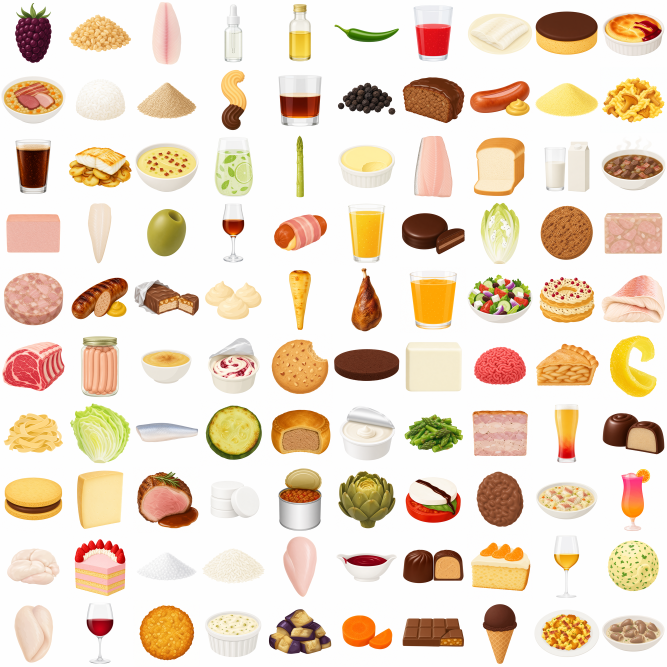
#> input picture grid.png, 2000 x 2000 px (shown at 1/3 size); its folder holds only this picture in this run
$ python -i review.py   (imports and definitions only)
#> lines starting #> are read from the running program, lines starting #| are printed output that depends on the picture; after the words box and inside, x2 and y2 are one past the last pixel; in counts of white or black regions, pixels touching at a corner belong together
#> further down, picture is the input picture: PIL image 2000x2000 RGB; mean R, G, B 236.2, 219.4, 200.8
"""Interactive review tool for the BLS icon dataset.

Walks through every icon, shows the prompt + three rendered variants side by
side (PIL flood-fill alpha, BiRefNet alpha, raw white-bg), and lets you mark:
  - which background-removal method came out better, or "both bad"
  - free-text feedback (regenerate reason, hallucinations, ...)

State is saved after every Next/Previous to a single JSON file so you can
quit and resume any time. Items flagged with feedback or "both bad" form the
queue that the regeneration pipeline will pick up.

Run:
    python tools/review.py

Single-file, only depends on Pillow (already in requirements.txt).
"""
from __future__ import annotations

import csv
import json
import sys
import tkinter as tk
import urllib.parse
import webbrowser
from datetime import datetime, timezone
from pathlib import Path
from tkinter import ttk
from typing import Optional

from PIL import Image, ImageChops, ImageDraw, ImageTk


ROOT = Path(__file__).resolve().parents[1]
ITEMS_CSV = ROOT / "items.csv"
ICONS_RAW = ROOT / "icons_raw"
ICONS_ALPHA = ROOT / "icons"
ICONS_R1_RAW = ROOT / "icons_round1_raw"          # round-1 white-bg snapshot
ICONS_R1_ALPHA = ROOT / "icons_round1_alpha"      # round-1 BiRefNet snapshot
PROMPTS_ROOT = ROOT.parent / "act-img-gen" / "output" / "comic_v4"
REVIEW_FILE = ROOT / "review.json"

CELL = 360            # preview tile size
CHECK_SQ = 18         # checkered square size
SCHEMA_VERSION = 1
MASSIVE_LABEL = "BiRefNet-massive better"
PIL_LABEL = "PIL flood-fill better"


# --- bg-removal: PIL flood-fill from the four corners ---------------------- #

def pil_flood_alpha(img: Image.Image, tol: int = 18,
                    work_size: int = 512) -> Image.Image:
    """Flood-fill the white-ish background from the four corners and turn it
    transparent. The "naive" baseline to compare BiRefNet against — it eats
    holes that touch the border but is fast and predictable.

    Computed at `work_size` (default 512) for speed; the resulting alpha mask
    is upscaled NEAREST back to the source resolution so we still return a
    full-res RGBA. For a 4-panel preview this is plenty crisp.
    """
#> called with tol = 18, work_size = 512
    src = img.convert("RGBA")
    w, h = src.size
#> w = 2000; h = 2000
    s = min(work_size, max(w, h))
#> s = 512
    rgb_small = src.convert("RGB").resize((s, s), Image.LANCZOS)
    sentinel = (1, 2, 3)
    for seed in [(0, 0), (s - 1, 0), (0, s - 1), (s - 1, s - 1)]:
        ImageDraw.floodfill(rgb_small, seed, sentinel, thresh=tol * 3)
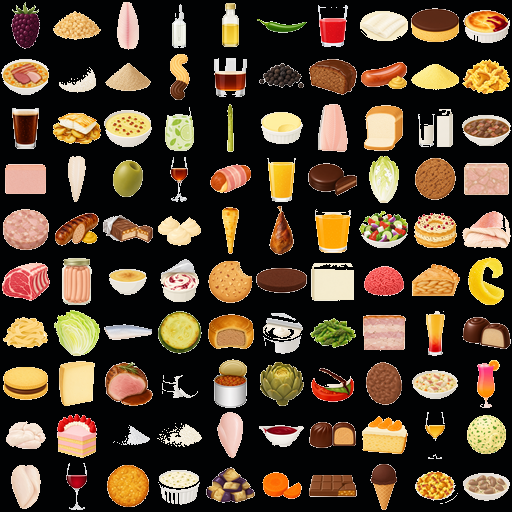
#> rgb_small: PIL image 512x512 RGB; mean R, G, B 80.3, 64.2, 46.4
    # Vectorised mask derivation — split channels, compare to sentinel via
    # point ops, AND together. Avoids per-pixel Python loops.
    r, g, b = rgb_small.split()
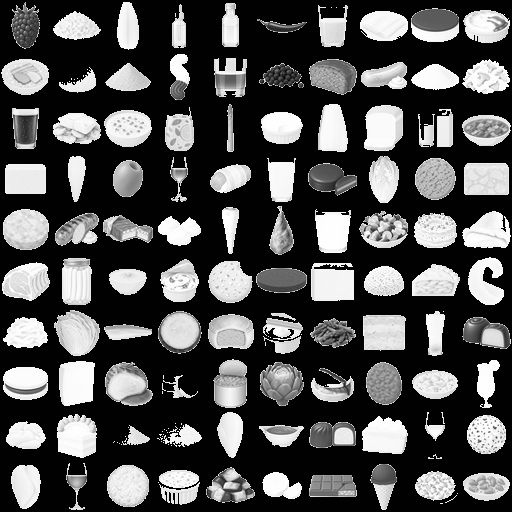
#> r: PIL image 512x512 L; min 0, max 255, mean 80.3
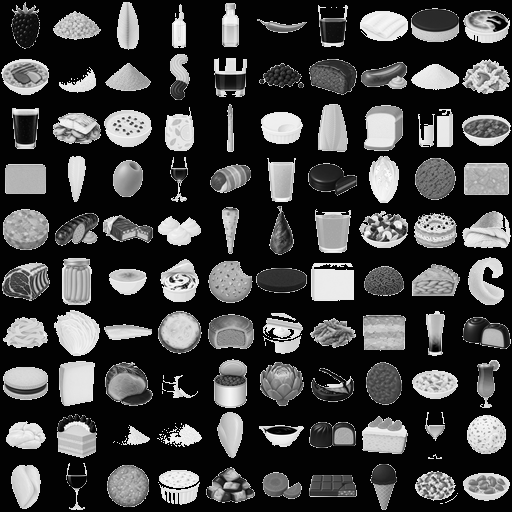
#> g: PIL image 512x512 L; min 0, max 255, mean 64.2
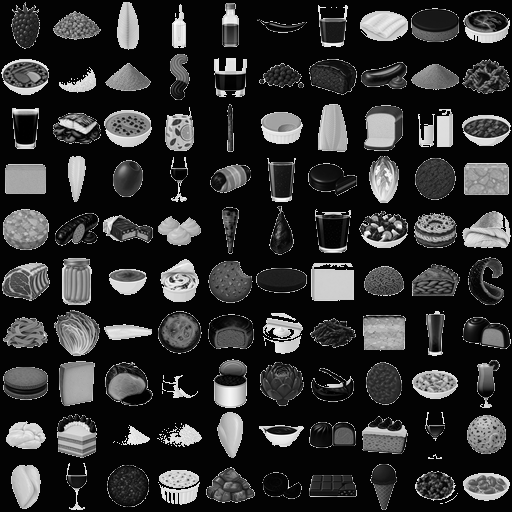
#> b: PIL image 512x512 L; min 0, max 255, mean 46.4
    mr = r.point(lambda v, t=sentinel[0]: 0 if v == t else 255)
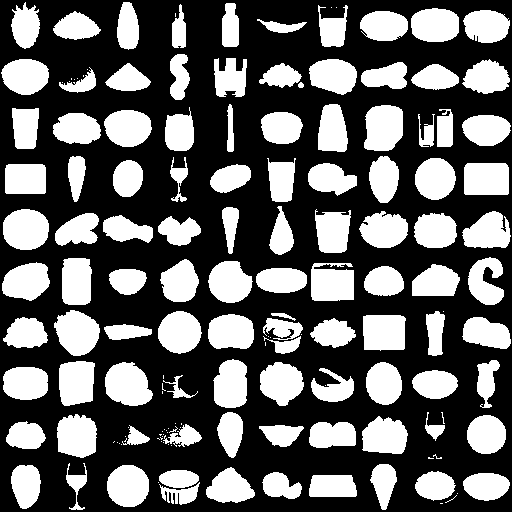
#> mr: PIL image 512x512 L; 38.3% white; 156 white regions (51 under 20 px), largest, box (x1, y1, x2, y2) and area: (105, 362, 153, 406) 1575, (3, 209, 49, 250) 1540, (364, 105, 403, 151) 1529
    mg = g.point(lambda v, t=sentinel[1]: 0 if v == t else 255)
    mb = b.point(lambda v, t=sentinel[2]: 0 if v == t else 255)
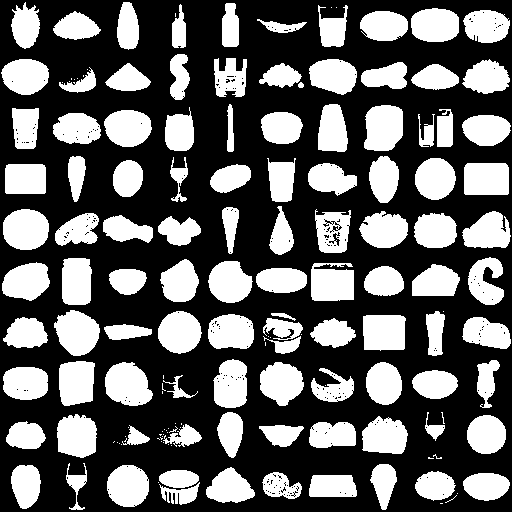
#> mb: PIL image 512x512 L; 38.1% white; 156 white regions (51 under 20 px), largest, box (x1, y1, x2, y2) and area: (105, 362, 153, 406) 1571, (3, 209, 49, 250) 1540, (364, 105, 403, 151) 1529
    mask_small = ImageChops.lighter(ImageChops.lighter(mr, mg), mb)  # any channel mismatch → 255
    mask = mask_small.resize((w, h), Image.NEAREST)
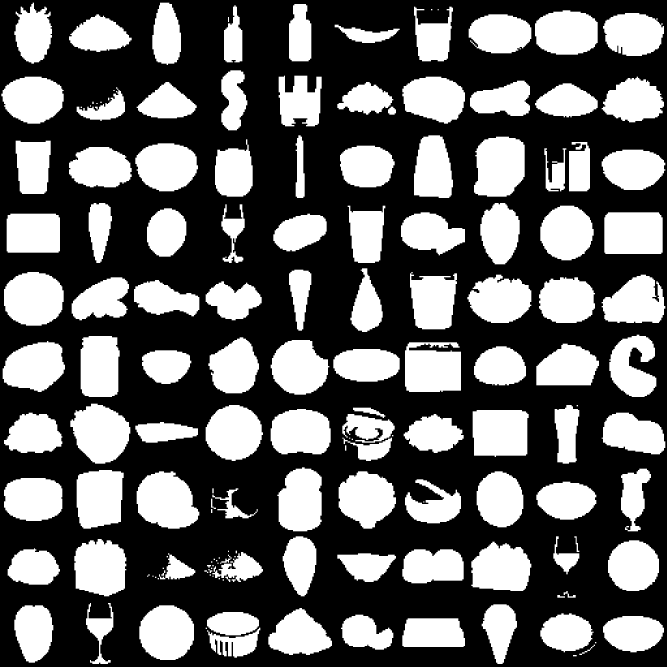
#> mask: PIL image 2000x2000 L (shown at 1/3 size); 38.3% white; 156 white regions (32 under 20 px), largest, box (x1, y1, x2, y2) and area: (410, 1414, 598, 1586) 24022, (12, 816, 191, 977) 23517, (1422, 410, 1574, 590) 23283
    out = src.copy()
    out.putalpha(mask)
    return out


# --- checkered backdrop ---------------------------------------------------- #

# [16 lines left out: functions checkered, composite_on_checker, not called in this run]


def fit_white(rgb_or_rgba: Image.Image, size: int) -> Image.Image:
    img = rgb_or_rgba.convert("RGB").resize((size, size), Image.LANCZOS)
    return img


# --- review state ---------------------------------------------------------- #

# [19 lines left out: functions load_state, save_state, not called in this run]


def load_items() -> list[dict]:
    with open(ITEMS_CSV, "r", encoding="utf-8") as f:
        return list(csv.DictReader(f))


# [13 lines left out: function load_prompt, not called in this run]


# --- the GUI --------------------------------------------------------------- #

class ReviewApp:
    # [528 lines left out: functions __init__, _build_ui, render, _google_current, _on_resize, _maybe_rerender and 11 more, not called in this run]


# [2 lines not run here, left out]

>>> from PIL import Image
>>> picture = Image.open('../grid.png')
>>> result = pil_flood_alpha(picture)
